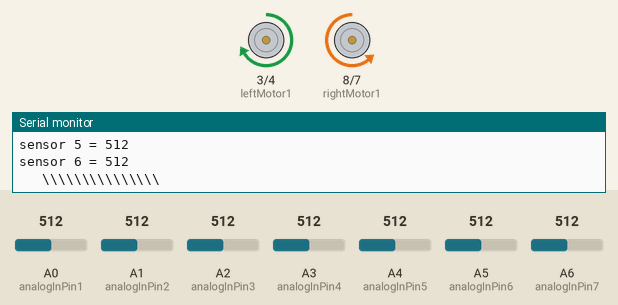
Simulated run of this sketch. Board: Arduino Nano, built with avr-gcc and run on an emulated ATmega328P. Parts: motor-driver pin pairs drawn as motors (green arrow = first pin HIGH = forward, orange = second pin HIGH = backward, longer = more drive, scaled by the enable pin), the last lines printed to the serial monitor. The inputs (shaded band) are chosen by the test bench; at power-on: A6 (analogInPin7) = 512, A0 (analogInPin1) = 512, A1 (analogInPin2) = 512, A2 (analogInPin3) = 512, A3 (analogInPin4) = 512, A4 (analogInPin5) = 512, A5 (analogInPin6) = 512.

Above: at 1.2 s.
1.3 s: A6 (analogInPin7) set to 535
2.8 s: A6 (analogInPin7) set to 559
At 4.0 s:
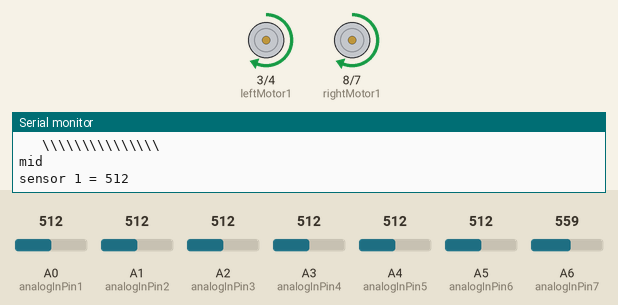
4.3 s: A0 (analogInPin1) set to 739
5.8 s: A0 (analogInPin1) set to 766
At 6.9 s:
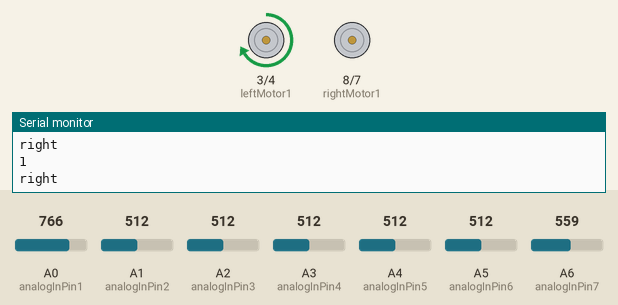
Timing chart, 0 to 8.4 s (numbered marks = the images above; inputs shaded):
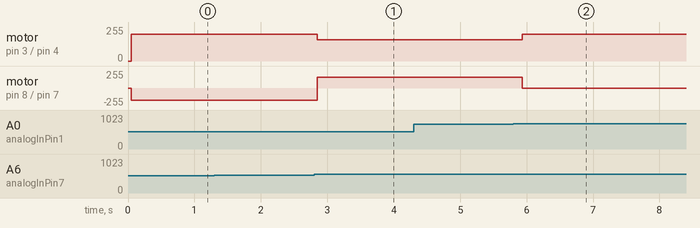

The sketch:

code4linefollower.ino
```cpp
const int analogInPin1 = A0, analogInPin2 = A1, analogInPin3 = A2, analogInPin4 = A3, analogInPin5 = A4, analogInPin6 = A5 ,analogInPin7 = A6;
                             //**************** motors******************//
const int rightMotor1 = 8, rightMotor2 = 7,  leftMotor1 = 3 ,leftMotor2 =4;
                            //***************** sensors ****************//
int sensorValue1 = 0, sensorValue2 = 0, sensorValue3 = 0,  sensorValue4 = 0,  sensorValue5 = 0,  sensorValue6 = 0 ,sensorValue7 = 0;
int handler = 750,frontHandler=550, leftPWM = 10, rightPWM =11;
                            //******************Functions****************//
#define goLeft();      digitalWrite(leftMotor1,LOW);digitalWrite(leftMotor2,LOW);digitalWrite(rightMotor1,HIGH);digitalWrite(rightMotor2,LOW);Serial.println("left")
#define goFront();     digitalWrite(leftMotor1,HIGH);digitalWrite(leftMotor2,LOW);digitalWrite(rightMotor1,HIGH);digitalWrite(rightMotor2,LOW);Serial.println("mid")
#define goRight();     digitalWrite(leftMotor1,HIGH);digitalWrite(leftMotor2,LOW);digitalWrite(rightMotor1,LOW);digitalWrite(rightMotor2,LOW);Serial.println("right")

                            //***************** booleans ***************//
                            //***************** maze array **************//
int maze[10]={0,0,0,0,0,0,0,0,0,0};
void setup() {
  pinMode(leftMotor1,OUTPUT); pinMode(leftMotor2,OUTPUT); pinMode(rightMotor1,OUTPUT); pinMode(rightMotor2,OUTPUT);
  pinMode(leftPWM,OUTPUT); pinMode(rightPWM,OUTPUT);
  Serial.begin(9600);
}

void loop()
{

  int leftValues = 0, rightValues =0;
  // delay(1000);
  // read the analog in value:
  sensorValue1 = analogRead(analogInPin1); if(sensorValue1>handler) {rightValues++;Serial.println(rightValues);}
  sensorValue2 = analogRead(analogInPin2); if(sensorValue2>handler) {rightValues++;Serial.println(rightValues);}
  sensorValue3 = analogRead(analogInPin3); if(sensorValue3>handler) {rightValues++;Serial.println(rightValues);}
  sensorValue4 = analogRead(analogInPin4); if(sensorValue4>handler) {leftValues++;Serial.println(leftValues);}
  sensorValue5 = analogRead(analogInPin5); if(sensorValue5>handler) {leftValues++;Serial.println(leftValues);}
  sensorValue6 = analogRead(analogInPin6); if(sensorValue6>handler) {leftValues++;Serial.println(leftValues);}
  sensorValue7 = analogRead(analogInPin7);

  // print the results to the serial monitor:
  Serial.print("sensor 1 = " );  Serial.print(sensorValue1);  Serial.print("\n");
  Serial.print("sensor 2 = " );  Serial.print(sensorValue2);  Serial.print("\n");
  Serial.print("sensor 3 = " );  Serial.print(sensorValue3);  Serial.print("\n");
  Serial.print("sensor 4 = " );  Serial.print(sensorValue4);  Serial.print("\n");
  Serial.print("sensor 5 = " );  Serial.print(sensorValue5);  Serial.print("\n");
  Serial.print("sensor 6 = " );  Serial.print(sensorValue6);  Serial.print("\n");

  Serial.print("\t \\\\\\\\\\\\\\\\\\\\\\\\\\\\\\ \n");
    if(sensorValue1 > handler || sensorValue6 > handler){analogWrite(leftPWM,200);analogWrite(rightPWM,200);}
    else if(sensorValue2 > handler || sensorValue5 > handler){analogWrite(leftPWM,180);analogWrite(rightPWM,180);}
    else if(sensorValue3 > handler || sensorValue4 > handler) {analogWrite(leftPWM,160);analogWrite(rightPWM,160);}

    else {analogWrite(leftPWM,160);analogWrite(rightPWM,160);}

     // if()
      if(leftValues > rightValues ){do{goLeft();}while(!onLine());}
      else if (leftValues == rightValues && frontPresent()){goFront();}
      else if (leftValues < rightValues){do{goRight();}while(!onLine());}
      else if (!frontPresent()){ turnBack(); }


 }

bool onLine()
 {
   int leftValues = 0, rightValues =0;
  sensorValue1 = analogRead(analogInPin1); if(sensorValue1>handler) {rightValues++;Serial.println(rightValues);}
  sensorValue2 = analogRead(analogInPin2); if(sensorValue2>handler) {rightValues++;Serial.println(rightValues);}
  sensorValue3 = analogRead(analogInPin3); if(sensorValue3>handler) {rightValues++;Serial.println(rightValues);}
  sensorValue4 = analogRead(analogInPin4); if(sensorValue4>handler) {leftValues++;Serial.println(leftValues);}
  sensorValue5 = analogRead(analogInPin5); if(sensorValue5>handler) {leftValues++;Serial.println(leftValues);}
  sensorValue6 = analogRead(analogInPin6); if(sensorValue6>handler) {leftValues++;Serial.println(leftValues);}

   if(sensorValue1 < handler && sensorValue2 < handler && sensorValue3 > handler && sensorValue4 > handler && sensorValue5 < handler && sensorValue6 < handler ){return true;}
   return false;
 }
bool frontPresent()
{

  sensorValue7 = analogRead(analogInPin7);

  if(sensorValue7>frontHandler )return true;
  return false;

}
void turnBack()
{
  analogWrite(leftPWM,200);analogWrite(rightPWM,230);
  do
  {
    int leftValues = 0, rightValues =0;
  sensorValue1 = analogRead(analogInPin1); if(sensorValue1>handler) {rightValues++;Serial.println(rightValues);}
  sensorValue2 = analogRead(analogInPin2); if(sensorValue2>handler) {rightValues++;Serial.println(rightValues);}
  sensorValue3 = analogRead(analogInPin3); if(sensorValue3>handler) {rightValues++;Serial.println(rightValues);}
  sensorValue4 = analogRead(analogInPin4); if(sensorValue4>handler) {leftValues++;Serial.println(leftValues);}
  sensorValue5 = analogRead(analogInPin5); if(sensorValue5>handler) {leftValues++;Serial.println(leftValues);}
  sensorValue6 = analogRead(analogInPin6); if(sensorValue6>handler) {leftValues++;Serial.println(leftValues);}
  if(sensorValue1>handler||sensorValue2>handler)analogWrite(leftPWM,160);analogWrite(rightPWM,180);
    digitalWrite(leftMotor1,HIGH);digitalWrite(leftMotor2,LOW);digitalWrite(rightMotor1,LOW);digitalWrite(rightMotor2,HIGH);
  }while(!frontPresent());
}
```

Measured:
- the behaviour switches between 550 and 551 on A6 (analogInPin7) (found by bisection; images 0 and 1)
- the behaviour switches between 750 and 751 on A0 (analogInPin1) (found by bisection; images 1 and 2)
- after the input at 1.3 s, every drawn part: stays the same
- after the input at 2.8 s, motor on pin 3 (leftMotor1) / pin 4 (leftMotor2): forward 200/255 → forward 160/255 after 0.05 s; motor on pin 8 (rightMotor1) / pin 7 (rightMotor2): backward 180/255 → forward 160/255 after 0.05 s
- after the input at 5.8 s, motor on pin 3 (leftMotor1) / pin 4 (leftMotor2): forward 160/255 → forward 200/255 after 0.13 s; motor on pin 8 (rightMotor1) / pin 7 (rightMotor2): forward 160/255 → stopped after 0.13 s
